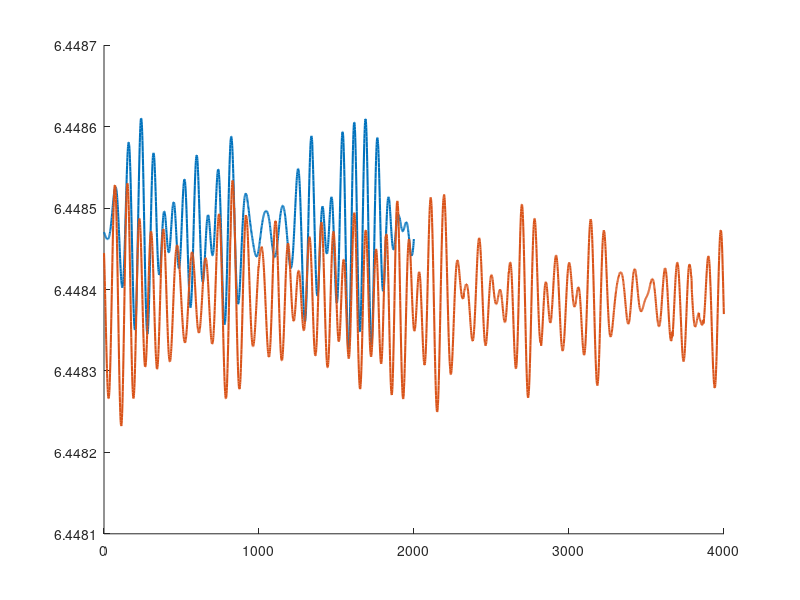

The MATLAB script that drew this image:
clear all, close all, clc

energy1 = importdata('Energyequilibrium.dat');
energy2 = importdata('Energyequilibrium2.dat');

hold on

plot(energy1(:,1), energy1(:,4), 'Linewidth',1.5);     %%TE
 plot(energy2(:,1), energy2(:,4), 'Linewidth',1.5);     %%TE

%  legend('PE', 'KE', 'TE');



